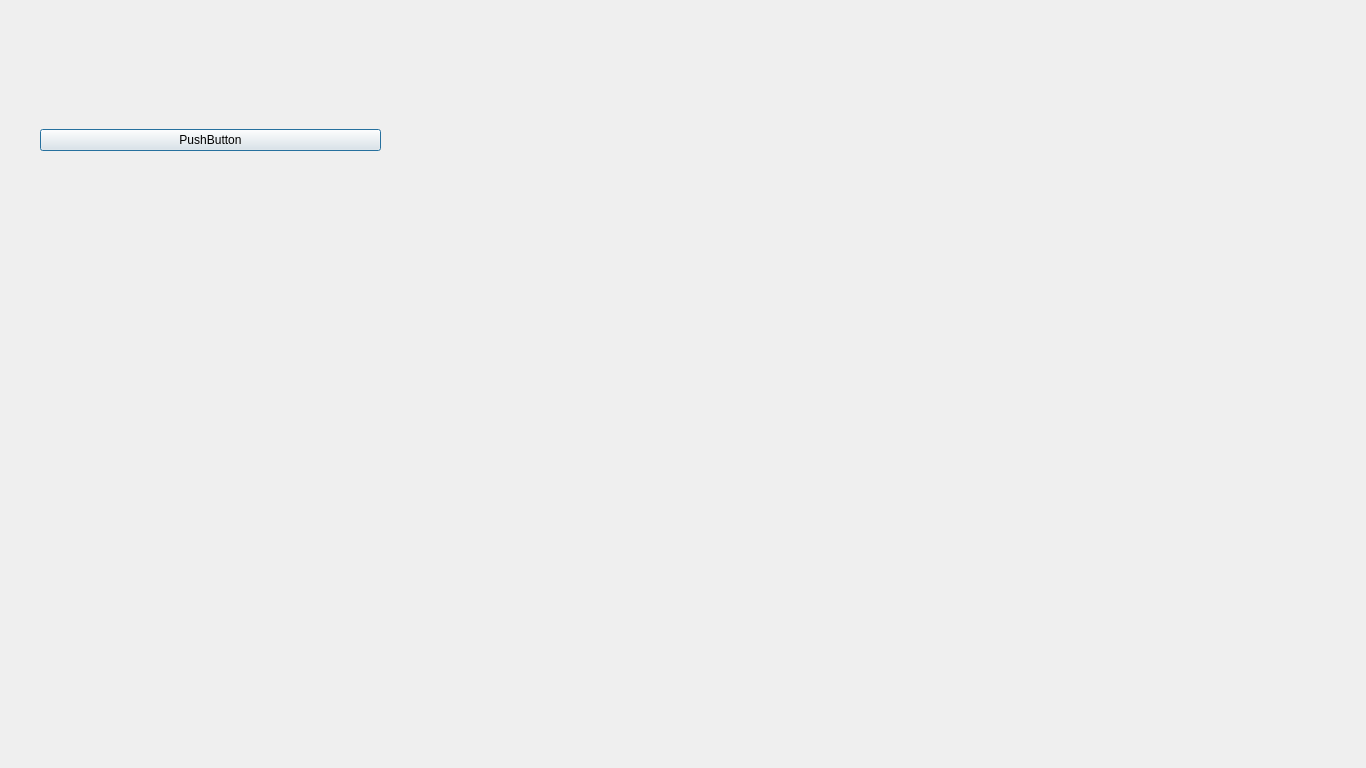
<?xml version="1.0" encoding="UTF-8"?>
<ui version="4.0">
 <class>NextWindow1</class>
 <widget class="QDialog" name="NextWindow1">
  <property name="geometry">
   <rect>
    <x>0</x>
    <y>0</y>
    <width>1366</width>
    <height>768</height>
   </rect>
  </property>
  <property name="windowTitle">
   <string>Defect Detection</string>
  </property>
  <widget class="QWidget" name="verticalLayoutWidget">
   <property name="geometry">
    <rect>
     <x>40</x>
     <y>100</y>
     <width>341</width>
     <height>80</height>
    </rect>
   </property>
   <layout class="QVBoxLayout" name="verticalLayout">
    <item>
     <widget class="QPushButton" name="ckBtn">
      <property name="text">
       <string>PushButton</string>
      </property>
     </widget>
    </item>
   </layout>
  </widget>
 </widget>
 <resources/>
 <connections/>
</ui>
